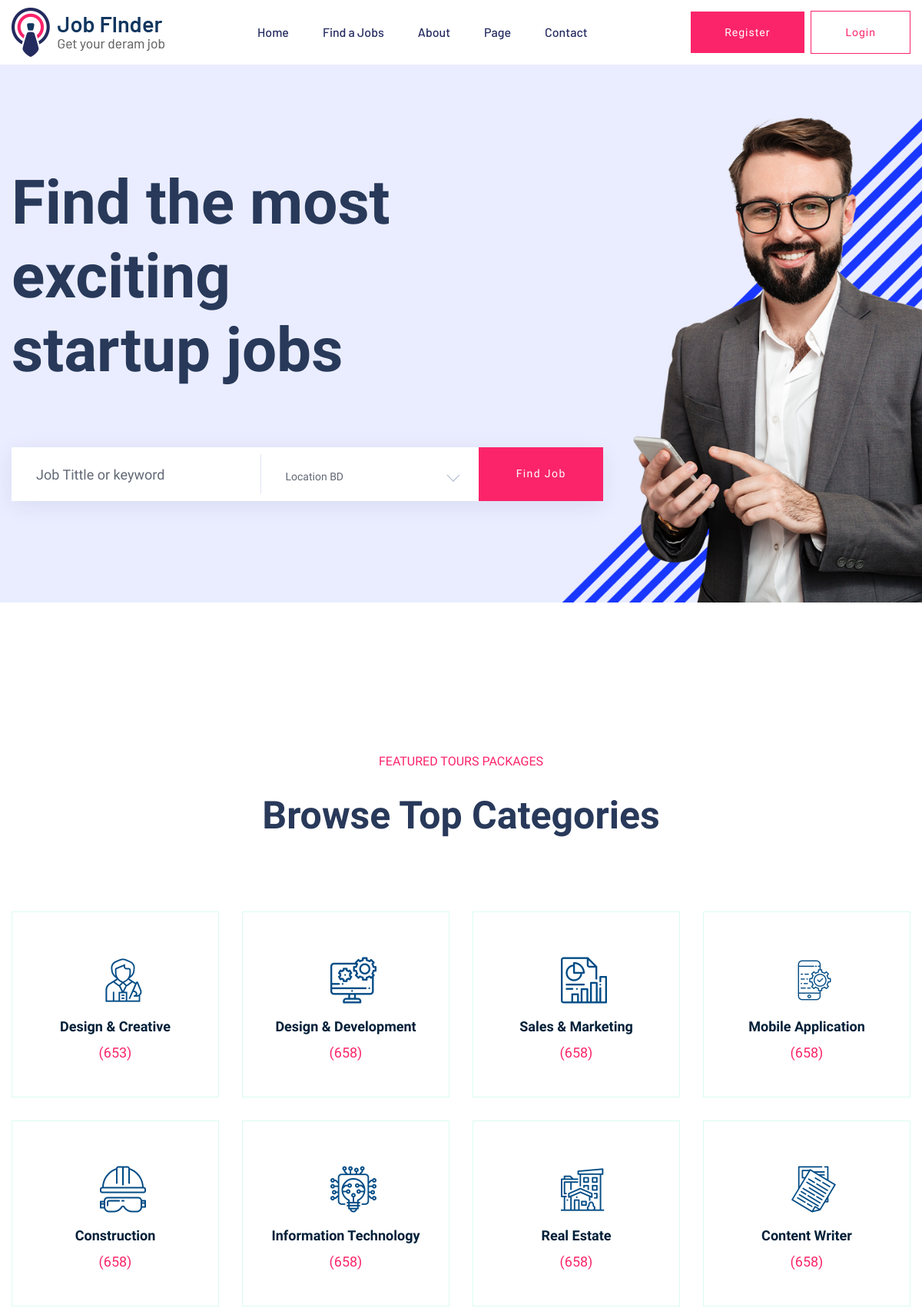
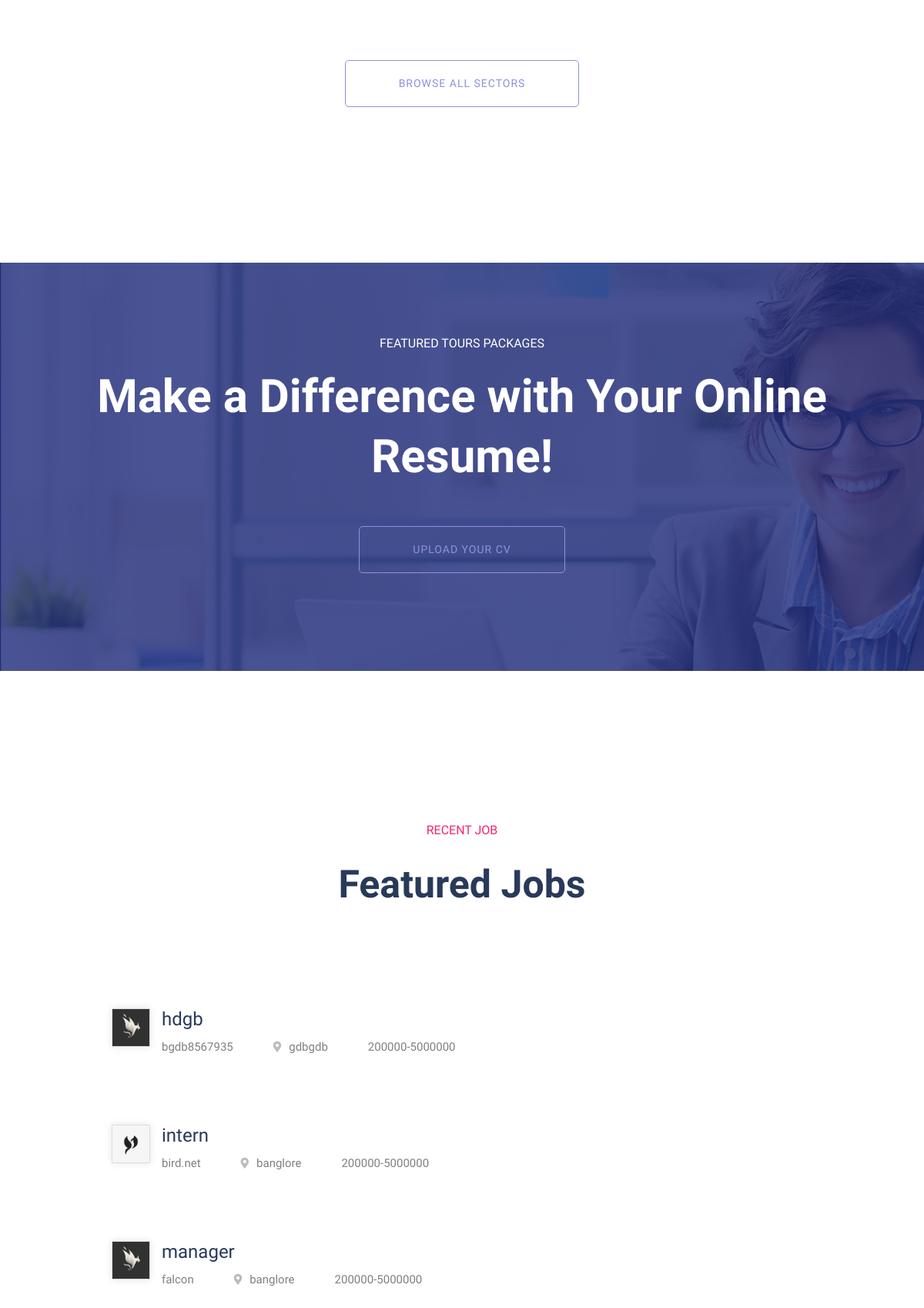
The page / (upper part) on the database its author committed (2 pictures, top to bottom).
### jobfinderportal-master/app.py (models this page shows, shortened)
class Job(db.Model):
    id = db.Column(db.Integer, primary_key=True)
    job_title = db.Column(db.String(255), nullable=False)
    job_description = db.Column(db.String(1000), nullable=True)
    company_name = db.Column(db.String(255), nullable=False)
    location = db.Column(db.String(255), nullable=False)
    salary = db.Column(db.String(20), nullable=True)
    job_type = db.Column(db.String(50), nullable=True)
    posted_date = db.Column(db.String(50), nullable=True)
    company_logo = db.Column(db.String(255), nullable=True)
    job_category = db.Column(db.String(255), nullable=True)
    experience = db.Column(db.String(20), nullable=True)
    user_id = db.Column(db.Integer, db.ForeignKey('user.id'), nullable=False)
    applications = db.relationship('JobApplication', backref='job', lazy=True)

### jobfinderportal-master/app.py (the view)
@app.route('/', methods=['GET', 'POST'])
def index():
    categories = db.session.query(Job.job_category.distinct()).all()
    types = db.session.query(Job.job_type.distinct()).all()
    locations = db.session.query(Job.location.distinct()).all()
    if request.method == 'POST':
        category_filter = request.form.get('category_filter')
        type_filters = request.form.getlist('type_filter')
        location_filter = request.form.get('location_filter')
        experience_filters = request.form.getlist('experience_filter')
        posted_within_filter = request.form.get('posted_within_filter')
        job_listings = Job.query
        if category_filter:
            job_listings = job_listings.filter(Job.job_category == category_filter)
        if type_filters:
            job_listings = job_listings.filter(Job.job_type.in_(type_filters))
        if location_filter:
            job_listings = job_listings.filter(Job.location == location_filter)
        if experience_filters:
            job_listings = job_listings.filter(Job.experience.in_(experience_filters))
        if posted_within_filter:
            if posted_within_filter == 'today':
                today = datetime.now()
                job_listings = job_listings.filter(Job.posted_date == today.strftime('%Y-%m-%d'))
            elif posted_within_filter == 'last_week':
                last_week = datetime.now() - timedelta(days=7)
                job_listings = job_listings.filter(Job.posted_date >= last_week.strftime('%Y-%m-%d'))
        job_listings = job_listings.all()
    else:
        job_listings = Job.query.all()
    return render_template(
        'index.html',
        job_listings=job_listings,
        categories=categories,
        types=types,
        locations=locations,
        get_logo_filename=get_logo_filename
    )

### jobfinderportal-master/templates/index.html (shortened to what this page needs)
<!doctype html>
<html class="no-js" lang="zxx">
    <head>
        <link rel="stylesheet" href="static/css/bootstrap.min.css">
        <link rel="stylesheet" href="static/css/owl.carousel.min.css">
        <link rel="stylesheet" href="static/css/flaticon.css">
        <link rel="stylesheet" href="static/css/price_rangs.css">
        <link rel="stylesheet" href="static/css/slicknav.css">
        <link rel="stylesheet" href="static/css/animate.min.css">
        <link rel="stylesheet" href="static/css/magnific-popup.css">
        <link rel="stylesheet" href="static/css/fontawesome-all.min.css">
        <link rel="stylesheet" href="static/css/themify-icons.css">
        <link rel="stylesheet" href="static/css/slick.css">
        <link rel="stylesheet" href="static/css/nice-select.css">
        <link rel="stylesheet" href="static/css/style.css">
    </head>
   <body>
    <header>
<div class="header-area header-transparrent">
    <div class="headder-top header-sticky">
        <div class="container">
            <div class="row align-items-center">
                <div class="col-lg-3 col-md-2">
                    <div class="logo">
                        <a href="{{ url_for('index') }}"><img src="{{ url_for('static', filename='img/logo/logo.png') }}" alt=""></a>
                    </div>
                </div>
                <div class="col-lg-9 col-md-9">
                    <div class="menu-wrapper">
                        <div class="main-menu">
                            <nav class="d-none d-lg-block">
                                <ul id="navigation">
                                    <li><a href="{{ url_for('index') }}">Home</a></li>
                                    <li><a href="{{ url_for('job_listing') }}">Find a Jobs</a></li>
                                    <li><a href="{{ url_for('about') }}">About</a></li>
                                    <li><a href="#">Page</a>
                                    </li>
                                    <li><a href="{{ url_for('contact') }}">Contact</a></li>
                                </ul>
                            </nav>
                        </div>
                        <div class="header-btn d-none f-right d-lg-block">
                            {% if current_user.is_authenticated %}
                                <a href="{{ url_for('logout') }}" class="btn head-btn1">Logout</a>
                            {% else %}
                                <a href="{{ url_for('register') }}" class="btn head-btn1">Register</a>
                                <a href="{{ url_for('login') }}" class="btn head-btn2">Login</a>
                            {% endif %}
                        </div>
                    </div>
                </div>
                <div class="col-12">
                </div>
            </div>
        </div>
    </div>
</div>
    <main>
        <div class="slider-area ">
            <div class="slider-active">
                <div class="single-slider slider-height d-flex align-items-center" data-background="static/img/hero/h1_hero.jpg">
                    <div class="container">
                        <div class="row">
                            <div class="col-xl-6 col-lg-9 col-md-10">
                                <div class="hero__caption">
                                    <h1>Find the most exciting startup jobs</h1>
                                </div>
                            </div>
                        </div>
                        <div class="row">
                            <div class="col-xl-8">
                                <form action="#" class="search-box">
                                    <div class="input-form">
                                        <input type="text" placeholder="Job Tittle or keyword">
                                    </div>
                                    <div class="select-form">
                                    </div>
                                    <div class="search-form">
                                        <a href="#">Find job</a>
                                    </div>
                                </form>
                            </div>
                        </div>
                    </div>
                </div>
            </div>
        </div>
        <div class="our-services section-pad-t30">
            <div class="container">
                <div class="row">
                    <div class="col-lg-12">
                        <div class="section-tittle text-center">
                            <span>FEATURED TOURS Packages</span>
                            <h2>Browse Top Categories </h2>
                        </div>
                    </div>
                </div>
                <div class="row d-flex justify-contnet-center">
                    <div class="col-xl-3 col-lg-3 col-md-4 col-sm-6">
                        <div class="single-services text-center mb-30">
                            <div class="services-ion">
                                <span class="flaticon-tour"></span>
                            </div>
                            <div class="services-cap">
                               <h5><a href="job_listing.html">Design & Creative</a></h5>
                                <span>(653)</span>
                            </div>
                        </div>
                    </div>
                    <div class="col-xl-3 col-lg-3 col-md-4 col-sm-6">
                        <div class="single-services text-center mb-30">
                            <div class="services-ion">
                                <span class="flaticon-cms"></span>
                            </div>
                            <div class="services-cap">
                               <h5><a href="job_listing.html">Design & Development</a></h5>
                                <span>(658)</span>
                            </div>
                        </div>
                    </div>
                    <div class="col-xl-3 col-lg-3 col-md-4 col-sm-6">
                        <div class="single-services text-center mb-30">
                            <div class="services-ion">
                                <span class="flaticon-report"></span>
                            </div>
                            <div class="services-cap">
                               <h5><a href="job_listing.html">Sales & Marketing</a></h5>
                                <span>(658)</span>
                            </div>
                        </div>
                    </div>
                    <div class="col-xl-3 col-lg-3 col-md-4 col-sm-6">
                        <div class="single-services text-center mb-30">
                            <div class="services-ion">
                                <span class="flaticon-app"></span>
                            </div>
                            <div class="services-cap">
                               <h5><a href="job_listing.html">Mobile Application</a></h5>
                                <span>(658)</span>
                            </div>
                        </div>
                    </div>
                    <div class="col-xl-3 col-lg-3 col-md-4 col-sm-6">
                        <div class="single-services text-center mb-30">
                            <div class="services-ion">
                                <span class="flaticon-helmet"></span>
                            </div>
                            <div class="services-cap">
                               <h5><a href="job_listing.html">Construction</a></h5>
                                <span>(658)</span>
                            </div>
                        </div>
                    </div>
                    <div class="col-xl-3 col-lg-3 col-md-4 col-sm-6">
                        <div class="single-services text-center mb-30">
                            <div class="services-ion">
                                <span class="flaticon-high-tech"></span>
                            </div>
                            <div class="services-cap">
                               <h5><a href="job_listing.html">Information Technology</a></h5>
                                <span>(658)</span>
                            </div>
                        </div>
                    </div>
                    <div class="col-xl-3 col-lg-3 col-md-4 col-sm-6">
                        <div class="single-services text-center mb-30">
                            <div class="services-ion">
                                <span class="flaticon-real-estate"></span>
                            </div>
                            <div class="services-cap">
                               <h5><a href="job_listing.html">Real Estate</a></h5>
                                <span>(658)</span>
                            </div>
                        </div>
                    </div>
                    <div class="col-xl-3 col-lg-3 col-md-4 col-sm-6">
                        <div class="single-services text-center mb-30">
                            <div class="services-ion">
                                <span class="flaticon-content"></span>
                            </div>
                            <div class="services-cap">
                               <h5><a href="job_listing.html">Content Writer</a></h5>
                                <span>(658)</span>
                            </div>
                        </div>
                    </div>
                </div>
                <div class="row">
                    <div class="col-lg-12">
                        <div class="browse-btn2 text-center mt-50">
                            <a href="job_listing.html" class="border-btn2">Browse All Sectors</a>
                        </div>
                    </div>
                </div>
            </div>
        </div>
         <div class="online-cv cv-bg section-overly pt-90 pb-120"  data-background="static/img/gallery/cv_bg.jpg">
            <div class="container">
                <div class="row justify-content-center">
                    <div class="col-xl-10">
                        <div class="cv-caption text-center">
                            <p class="pera1">FEATURED TOURS Packages</p>
                            <p class="pera2"> Make a Difference with Your Online Resume!</p>
                            <a href="#" class="border-btn2 border-btn4">Upload your cv</a>
                        </div>
                    </div>
                </div>
            </div>
        </div>
        <section class="featured-job-area feature-padding">
            <div class="container">
<section class="featured-job-area">
    <div class="row">
        <div class="col-lg-12">
            <div class="section-tittle text-center">
                <span>Recent Job</span>
                <h2>Featured Jobs</h2>
            </div>
        </div>
    </div>
    <div class="row justify-content-center">
        <div class="col-xl-10">
            <div id="job-list-container">
                {% for job in job_listings[:4] %}
                <div class="single-job-items mb-30">
                    <div class="job-items">
                        <div class="company-img">
                            {% if job.company_logo %}
                                <img src="{{ url_for('static', filename='img/logo/' + job.company_logo) }}" alt="">
                            {% else %}
                                <img src="{{ url_for('static', filename='img/logo/default_logo.png') }}" alt="">
                            {% endif %}
                        </div>
                        <div class="job-tittle">
                            <a href="{{ url_for('job_details') }}">
                                <h4>{{ job.job_title }}</h4>
                            </a>
                            <ul>
                                <li>{{ job.company_name }}</li>
                                <li><i class="fas fa-map-marker-alt"></i>{{ job.location }}</li>
                                <li>{{ job.salary }}</li>
                            </ul>
                        </div>
                    </div>
                </div>
                {% endfor %}
            </div>
        </div>
    </div>
</section>
    </main>
    </body>
</html>

### jobfinderportal-master/templates/index.html (style rules this page uses)
.single-job-items { display: flex; flex-wrap: wrap; margin-bottom: 15px; width: 100%; }
.company-img { width: 50px; height: 50px; margin-right: 15px; border: 1px solid #ddd; overflow: hidden; box-shadow: 0 0 10px rgba(0, 0, 0, 0.1); }
.company-img img { width: 100%; height: 100%; object-fit: cover; margin: 0; padding: 0; }
.job-tittle { flex: 1; }

### rows shown on the page
Job: company_logo (picture), job_title "hdgb", company_name "bgdb8567935", location "gdbgdb", salary "200000-5000000"
Job: company_logo (picture), job_title "intern", company_name "bird.net", location "banglore", salary "200000-5000000"
Job: company_logo (picture), job_title "manager", company_name "falcon", location "banglore", salary "200000-5000000"
